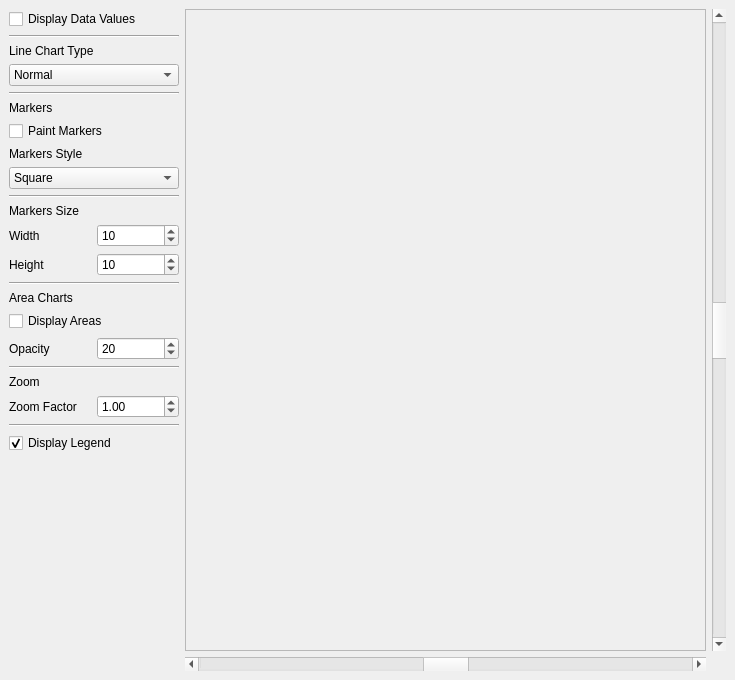
<?xml version="1.0" encoding="UTF-8"?>
<ui version="4.0">
 <class>MainWindow</class>
 <widget class="QWidget" name="MainWindow">
  <property name="geometry">
   <rect>
    <x>0</x>
    <y>0</y>
    <width>735</width>
    <height>680</height>
   </rect>
  </property>
  <property name="windowTitle">
   <string>Axes </string>
  </property>
  <property name="windowIcon">
   <iconset>
    <normaloff/>
   </iconset>
  </property>
  <layout class="QGridLayout">
   <property name="margin">
    <number>9</number>
   </property>
   <property name="spacing">
    <number>6</number>
   </property>
   <item row="0" column="2">
    <widget class="QScrollBar" name="vSBar">
     <property name="maximum">
      <number>999</number>
     </property>
     <property name="singleStep">
      <number>10</number>
     </property>
     <property name="pageStep">
      <number>100</number>
     </property>
     <property name="value">
      <number>500</number>
     </property>
     <property name="orientation">
      <enum>Qt::Vertical</enum>
     </property>
    </widget>
   </item>
   <item row="1" column="1">
    <widget class="QScrollBar" name="hSBar">
     <property name="maximum">
      <number>999</number>
     </property>
     <property name="singleStep">
      <number>10</number>
     </property>
     <property name="pageStep">
      <number>100</number>
     </property>
     <property name="value">
      <number>500</number>
     </property>
     <property name="orientation">
      <enum>Qt::Horizontal</enum>
     </property>
    </widget>
   </item>
   <item row="0" column="1">
    <widget class="QSplitter" name="splitter">
     <property name="orientation">
      <enum>Qt::Horizontal</enum>
     </property>
     <widget class="QFrame" name="chartFrame">
      <property name="minimumSize">
       <size>
        <width>300</width>
        <height>400</height>
       </size>
      </property>
      <property name="frameShape">
       <enum>QFrame::StyledPanel</enum>
      </property>
      <property name="frameShadow">
       <enum>QFrame::Raised</enum>
      </property>
     </widget>
    </widget>
   </item>
   <item row="0" column="0">
    <layout class="QVBoxLayout">
     <property name="spacing">
      <number>6</number>
     </property>
     <property name="margin">
      <number>0</number>
     </property>
     <item>
      <widget class="QCheckBox" name="paintValuesCB">
       <property name="text">
        <string>Display Data Values</string>
       </property>
      </widget>
     </item>
     <item>
      <widget class="Line" name="line_3">
       <property name="orientation">
        <enum>Qt::Horizontal</enum>
       </property>
      </widget>
     </item>
     <item>
      <layout class="QVBoxLayout">
       <property name="spacing">
        <number>6</number>
       </property>
       <property name="margin">
        <number>0</number>
       </property>
       <item>
        <widget class="QLabel" name="lineTypeLB">
         <property name="text">
          <string>Line Chart Type</string>
         </property>
        </widget>
       </item>
       <item>
        <widget class="QComboBox" name="lineTypeCB">
         <item>
          <property name="text">
           <string>Normal</string>
          </property>
         </item>
         <item>
          <property name="text">
           <string>Stacked</string>
          </property>
         </item>
         <item>
          <property name="text">
           <string>Percent</string>
          </property>
         </item>
        </widget>
       </item>
      </layout>
     </item>
     <item>
      <widget class="Line" name="line_2">
       <property name="orientation">
        <enum>Qt::Horizontal</enum>
       </property>
      </widget>
     </item>
     <item>
      <layout class="QVBoxLayout">
       <property name="spacing">
        <number>6</number>
       </property>
       <property name="margin">
        <number>0</number>
       </property>
       <item>
        <widget class="QLabel" name="markersLB">
         <property name="text">
          <string>Markers</string>
         </property>
        </widget>
       </item>
       <item>
        <widget class="QCheckBox" name="paintMarkersCB">
         <property name="text">
          <string>Paint Markers</string>
         </property>
        </widget>
       </item>
       <item>
        <widget class="QLabel" name="markersStyleLB">
         <property name="text">
          <string>Markers Style</string>
         </property>
        </widget>
       </item>
       <item>
        <widget class="QComboBox" name="markersStyleCB">
         <item>
          <property name="text">
           <string>Square</string>
          </property>
         </item>
         <item>
          <property name="text">
           <string>Map</string>
          </property>
         </item>
         <item>
          <property name="text">
           <string>Circle</string>
          </property>
         </item>
         <item>
          <property name="text">
           <string>Diamond</string>
          </property>
         </item>
         <item>
          <property name="text">
           <string>1 Pixel</string>
          </property>
         </item>
         <item>
          <property name="text">
           <string>4 Pixels</string>
          </property>
         </item>
         <item>
          <property name="text">
           <string>Ring</string>
          </property>
         </item>
         <item>
          <property name="text">
           <string>Cross</string>
          </property>
         </item>
         <item>
          <property name="text">
           <string>Fast Cross</string>
          </property>
         </item>
        </widget>
       </item>
      </layout>
     </item>
     <item>
      <widget class="Line" name="line_4">
       <property name="orientation">
        <enum>Qt::Horizontal</enum>
       </property>
      </widget>
     </item>
     <item>
      <layout class="QVBoxLayout">
       <property name="spacing">
        <number>6</number>
       </property>
       <property name="margin">
        <number>0</number>
       </property>
       <item>
        <widget class="QLabel" name="markersSizeLB">
         <property name="text">
          <string>Markers Size</string>
         </property>
        </widget>
       </item>
       <item>
        <layout class="QHBoxLayout">
         <property name="spacing">
          <number>6</number>
         </property>
         <property name="margin">
          <number>0</number>
         </property>
         <item>
          <layout class="QVBoxLayout">
           <property name="spacing">
            <number>6</number>
           </property>
           <property name="margin">
            <number>0</number>
           </property>
           <item>
            <widget class="QLabel" name="markersWidthLB">
             <property name="text">
              <string>Width</string>
             </property>
            </widget>
           </item>
           <item>
            <widget class="QLabel" name="markersHeightLB">
             <property name="text">
              <string>Height</string>
             </property>
            </widget>
           </item>
          </layout>
         </item>
         <item>
          <layout class="QVBoxLayout">
           <property name="spacing">
            <number>6</number>
           </property>
           <property name="margin">
            <number>0</number>
           </property>
           <item>
            <widget class="QSpinBox" name="markersWidthSB">
             <property name="value">
              <number>10</number>
             </property>
            </widget>
           </item>
           <item>
            <widget class="QSpinBox" name="markersHeightSB">
             <property name="value">
              <number>10</number>
             </property>
            </widget>
           </item>
          </layout>
         </item>
        </layout>
       </item>
      </layout>
     </item>
     <item>
      <widget class="Line" name="line_5">
       <property name="orientation">
        <enum>Qt::Horizontal</enum>
       </property>
      </widget>
     </item>
     <item>
      <layout class="QVBoxLayout">
       <property name="spacing">
        <number>6</number>
       </property>
       <property name="margin">
        <number>0</number>
       </property>
       <item>
        <widget class="QLabel" name="AreaChartLB">
         <property name="text">
          <string>Area Charts</string>
         </property>
        </widget>
       </item>
       <item>
        <widget class="QCheckBox" name="displayAreasCB">
         <property name="text">
          <string>Display Areas</string>
         </property>
        </widget>
       </item>
       <item>
        <layout class="QHBoxLayout">
         <property name="spacing">
          <number>6</number>
         </property>
         <property name="margin">
          <number>0</number>
         </property>
         <item>
          <widget class="QLabel" name="transparencyLB">
           <property name="text">
            <string>Opacity</string>
           </property>
          </widget>
         </item>
         <item>
          <widget class="QSpinBox" name="transparencySB">
           <property name="maximum">
            <number>255</number>
           </property>
           <property name="value">
            <number>20</number>
           </property>
          </widget>
         </item>
        </layout>
       </item>
      </layout>
     </item>
     <item>
      <widget class="Line" name="line">
       <property name="orientation">
        <enum>Qt::Horizontal</enum>
       </property>
      </widget>
     </item>
     <item>
      <layout class="QVBoxLayout">
       <property name="spacing">
        <number>6</number>
       </property>
       <property name="margin">
        <number>0</number>
       </property>
       <item>
        <widget class="QLabel" name="zoomingLB">
         <property name="text">
          <string>Zoom</string>
         </property>
        </widget>
       </item>
       <item>
        <layout class="QHBoxLayout">
         <property name="spacing">
          <number>6</number>
         </property>
         <property name="margin">
          <number>0</number>
         </property>
         <item>
          <widget class="QLabel" name="zoomFactorLB">
           <property name="text">
            <string>Zoom Factor</string>
           </property>
          </widget>
         </item>
         <item>
          <widget class="QDoubleSpinBox" name="zoomFactorSB">
           <property name="minimum">
            <double>0.010000000000000</double>
           </property>
           <property name="maximum">
            <double>9.900000000000000</double>
           </property>
           <property name="singleStep">
            <double>0.100000000000000</double>
           </property>
           <property name="value">
            <double>1.000000000000000</double>
           </property>
          </widget>
         </item>
        </layout>
       </item>
      </layout>
     </item>
     <item>
      <widget class="Line" name="line_6">
       <property name="orientation">
        <enum>Qt::Horizontal</enum>
       </property>
      </widget>
     </item>
     <item>
      <widget class="QCheckBox" name="paintLegendCB">
       <property name="text">
        <string>Display Legend</string>
       </property>
       <property name="checked">
        <bool>true</bool>
       </property>
      </widget>
     </item>
     <item>
      <spacer>
       <property name="orientation">
        <enum>Qt::Vertical</enum>
       </property>
       <property name="sizeHint" stdset="0">
        <size>
         <width>170</width>
         <height>16</height>
        </size>
       </property>
      </spacer>
     </item>
    </layout>
   </item>
  </layout>
 </widget>
 <resources>
  <include location="BarChart"/>
 </resources>
 <connections/>
</ui>
